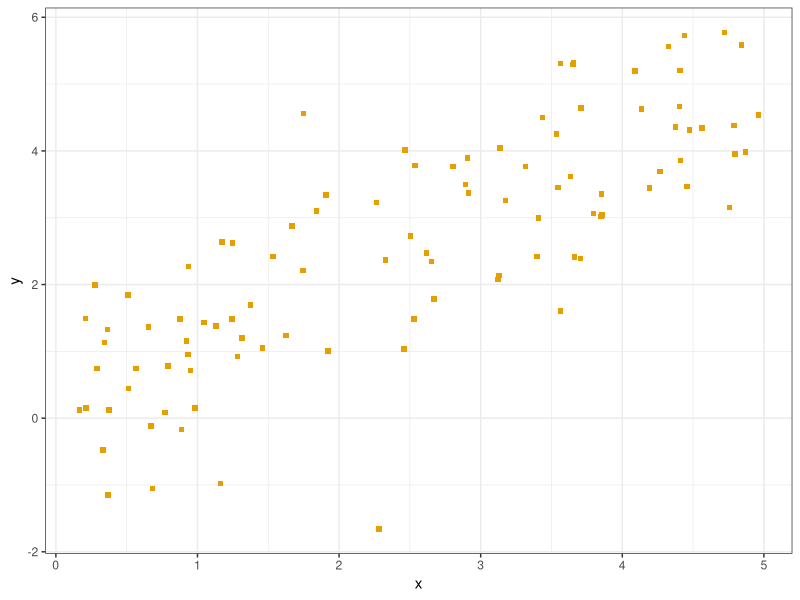
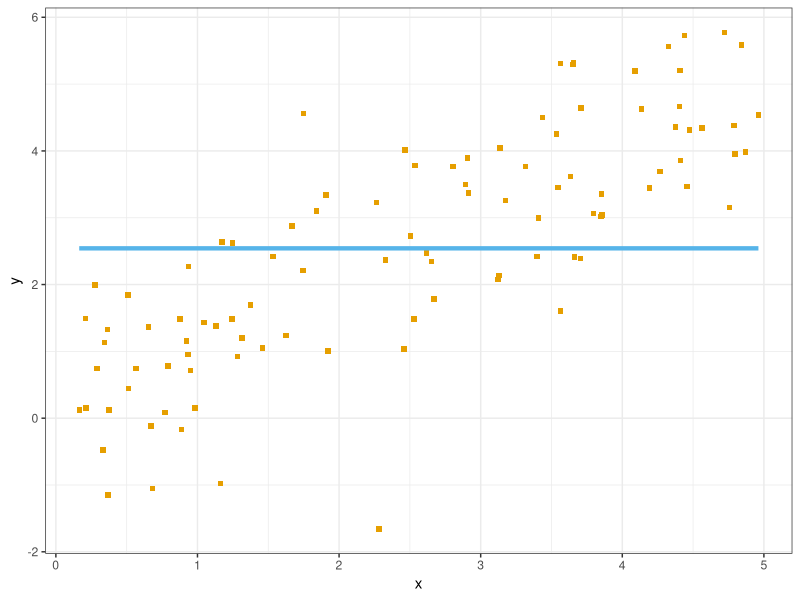
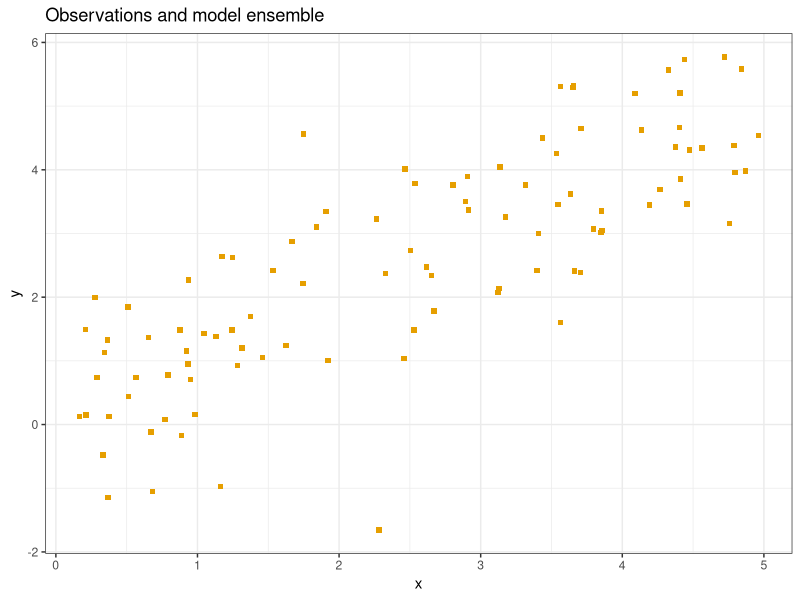
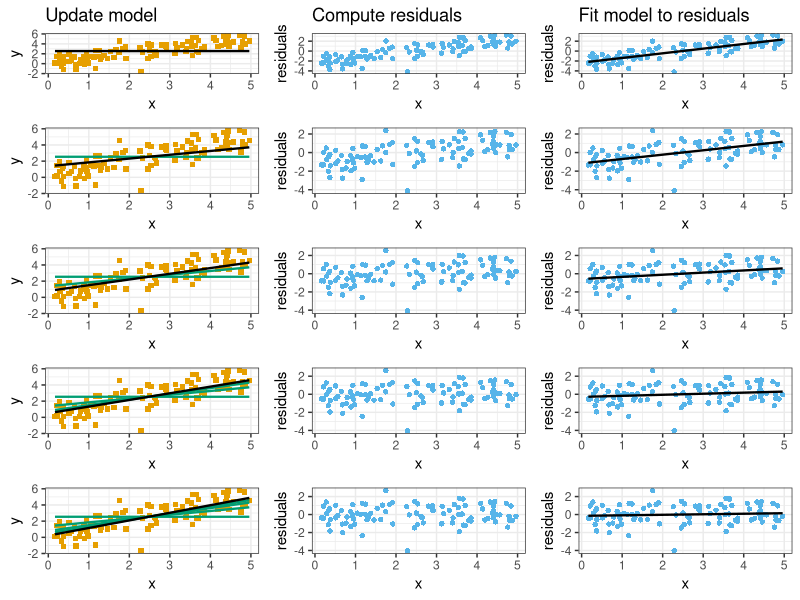

These figures' R source, in order:
library(gridExtra)
library(tidyverse)

setwd(dirname(rstudioapi::getActiveDocumentContext()$path))

# lm-boost
n <- 100
d <- 0.5
set.seed(7130)
x <- runif(n,0,5)
y <- rnorm(n, x, 1)
df <- data.frame(x,y)

p <- df %>%
    ggplot() + 
    geom_point(aes(x, y), shape=15, colour="#E69F00", size=1.5, alpha=1) + 
    theme_bw()
p

f0 <- mean(y)
f <- f0
pred <- rep(f, n)
pred.f <- function(x){
    f
}
p + stat_function(fun = pred.f, colour="#56B4E9", size=1.5) 

K <- 10
p.pred.list <- list()
p.res.list <- list()
pred.f.k <- list()
res.list <- list()
mod.coef <- list()
for(k in 1:K){
    #k=1
    res.list[[k]] <- (y-pred)
    
    p.res.list[[k]] <- data.frame(residuals=res.list[[k]], x) %>%
        ggplot() +     
        geom_point(aes(x, residuals), shape=16, colour="#56B4E9", size=1.5, alpha=1) + 
        theme_bw()
    
    
    modk <- lm(y~x, data=data.frame(y=res.list[[k]], x=x))
    mod.coef[[k]] <- modk$coefficients
    pred.f.k[[k]] <- function(x.obs){ predict(modk, newdata=data.frame(x=x.obs))}
    p.res.list[[k]] + stat_function(fun=pred.f.k[[1]], colour="#000000", size=1)
    
    pred <- pred + d * pred.f.k[[k]](x)
    # k=k+1
}

modk.f <- function(x,k){
    a <- as.numeric(mod.coef[[k]]["(Intercept)"])
    b <- as.numeric(mod.coef[[k]]["x"])
    return(a+b*x)
}
modk.f(2, 1)

#d=0.1
lm_boost <- function(x, K, f0){
    y.pred <- f0
    for(i in 1:K){
        #cat(pred.f.k[[i]](x))
        y.pred <- y.pred + d* modk.f(x,i) # pred.f.k[[i]](x)
    }
    return(y.pred)
}
lm_boost(0, 10, f0)

#par(mfrow=c(1,2))
p+     ggtitle("Observations and model ensemble") 
p11 <- p + stat_function(fun = pred.f, colour="#000000", size=0.8) + ggtitle("Update model") 
p12 <- p.res.list[[1]] + ggtitle("Compute residuals")
p13 <- p.res.list[[1]] + stat_function(fun=modk.f, args=list(k=1), colour="#000000", size=0.8)+
    ggtitle("Fit model to residuals")

p21 <- p + stat_function(fun = pred.f, colour="#009E73", size=0.8) +
    stat_function(fun= lm_boost, args=list(K=1, f0=f0), colour="#000000", size=0.8)
p22 <- p.res.list[[2]]
p23 <- p.res.list[[2]] + stat_function(fun=modk.f, args=list(k=2), colour="#000000", size=0.8)


p31 <- p + stat_function(fun = pred.f, colour="#009E73", size=0.8) +
    stat_function(fun= lm_boost, args=list(K=1, f0=f0), colour="#009E73", size=0.8) + 
    stat_function(fun= lm_boost, args=list(K=2, f0=f0), colour="#000000", size=0.8)
p32 <- p.res.list[[3]]
p33 <- p.res.list[[3]] + stat_function(fun=modk.f, args=list(k=3), colour="#000000", size=0.8)

p41 <- p + stat_function(fun = pred.f, colour="#009E73", size=0.8) +
    stat_function(fun= lm_boost, args=list(K=1, f0=f0), colour="#009E73", size=0.8) + 
    stat_function(fun= lm_boost, args=list(K=2, f0=f0), colour="#009E73", size=0.8) + 
    stat_function(fun= lm_boost, args=list(K=3, f0=f0), colour="#000000", size=0.8)
p42 <- p.res.list[[4]]
p43 <- p.res.list[[4]] + stat_function(fun=modk.f, args=list(k=4), colour="#000000", size=0.8)

p51 <- p + stat_function(fun = pred.f, colour="#009E73", size=0.8) +
    stat_function(fun= lm_boost, args=list(K=1, f0=f0), colour="#009E73", size=0.8) + 
    stat_function(fun= lm_boost, args=list(K=2, f0=f0), colour="#009E73", size=0.8) + 
    stat_function(fun= lm_boost, args=list(K=3, f0=f0), colour="#009E73", size=0.8) + 
    stat_function(fun= lm_boost, args=list(K=10, f0=f0), colour="#000000", size=0.8)
p52 <- p.res.list[[5]]
p53 <- p.res.list[[5]] + stat_function(fun=modk.f, args=list(k=5), colour="#000000", size=0.8)

grid.arrange(p11, p12, p13,
                        p21, p22, p23,
                        p31, p32, p33,
                        p41, p42, p43,
                        p51, p52, p53,
                        ncol=3)

if(F)
{
    my_plot2 <- ggpubr::ggarrange(p11, p12, p13,
                                  p21, p22, p23,
                                  p31, p32, p33,
                                  p41, p42, p43,
                                  p51, p52, p53,
                                  ncol=3, nrow=5)

    pdf(file="../Fig/lm_boost.pdf", width = 8,height = 9)
    my_plot2
    dev.off()
}
